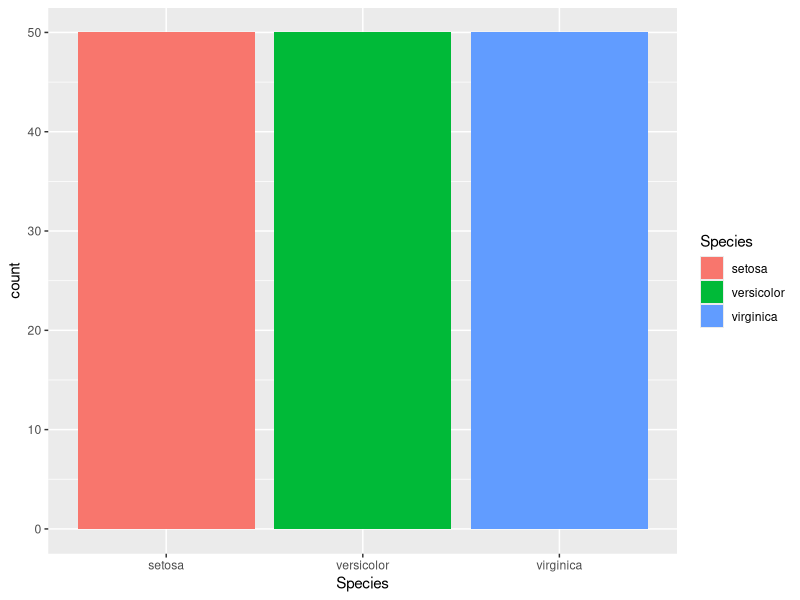
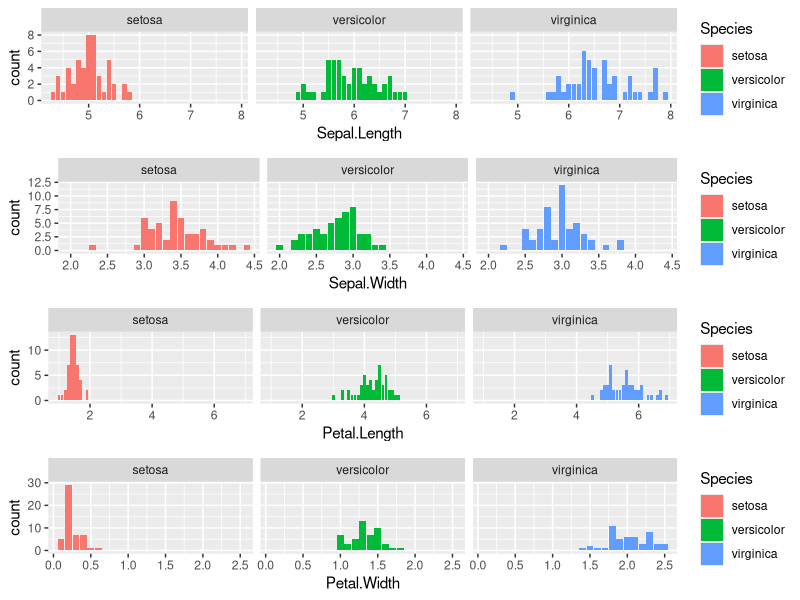
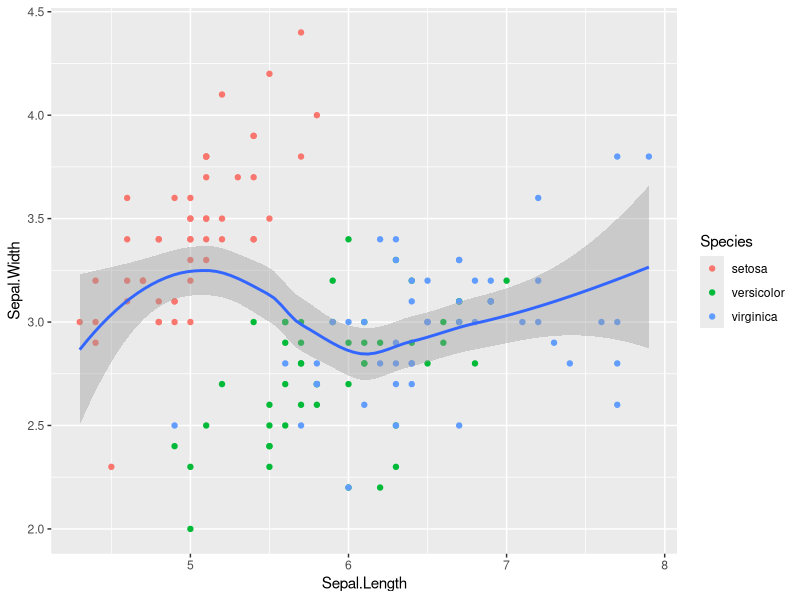
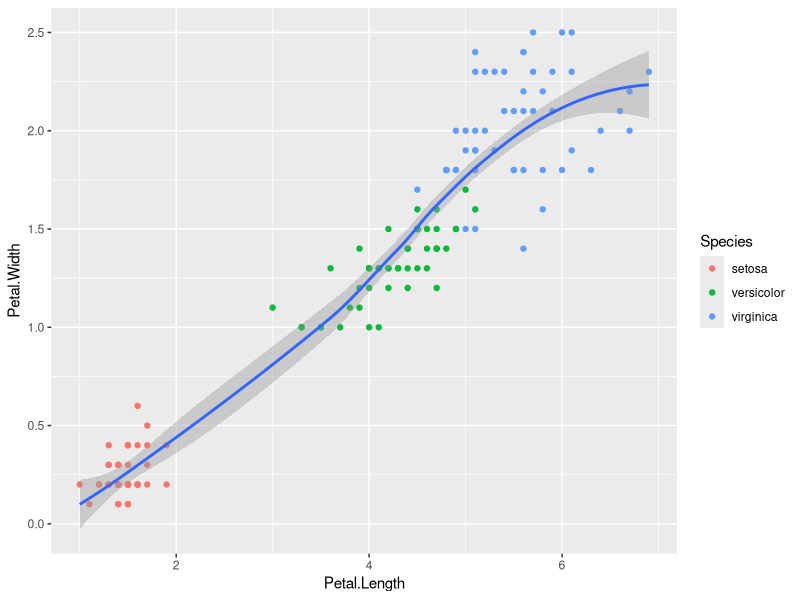
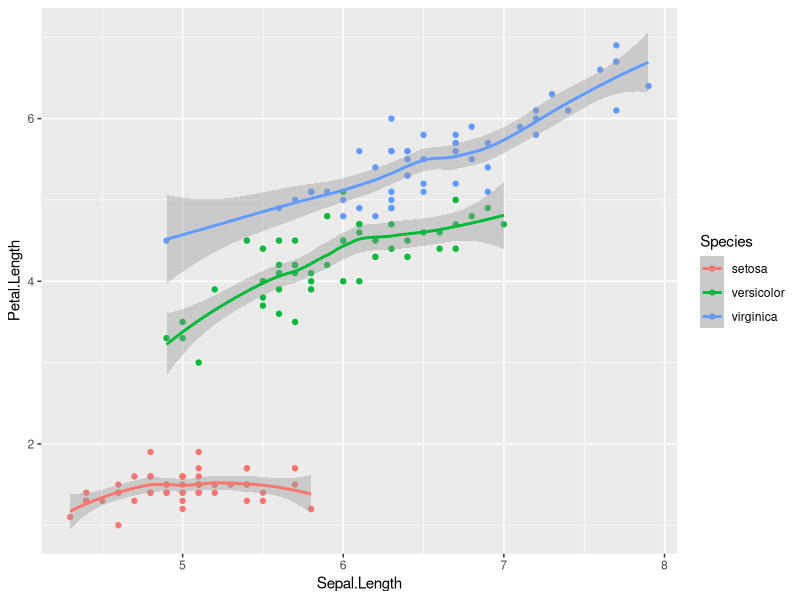
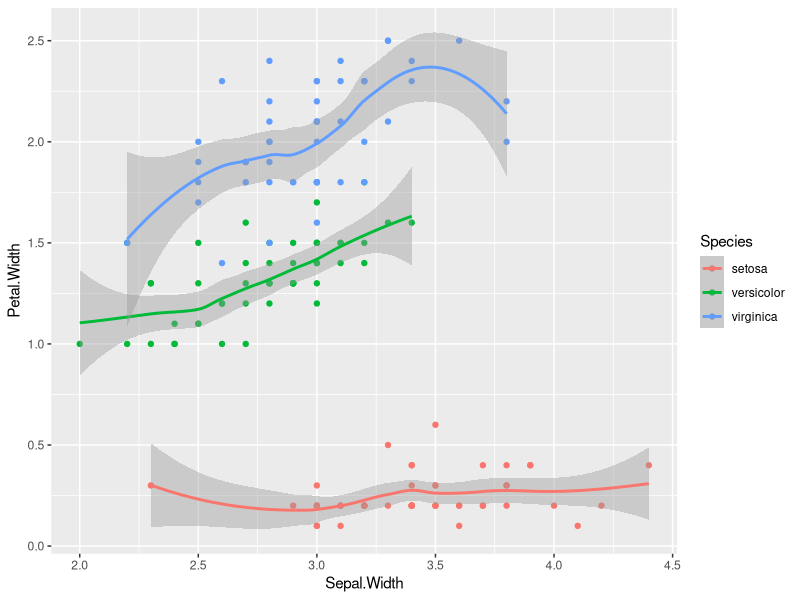
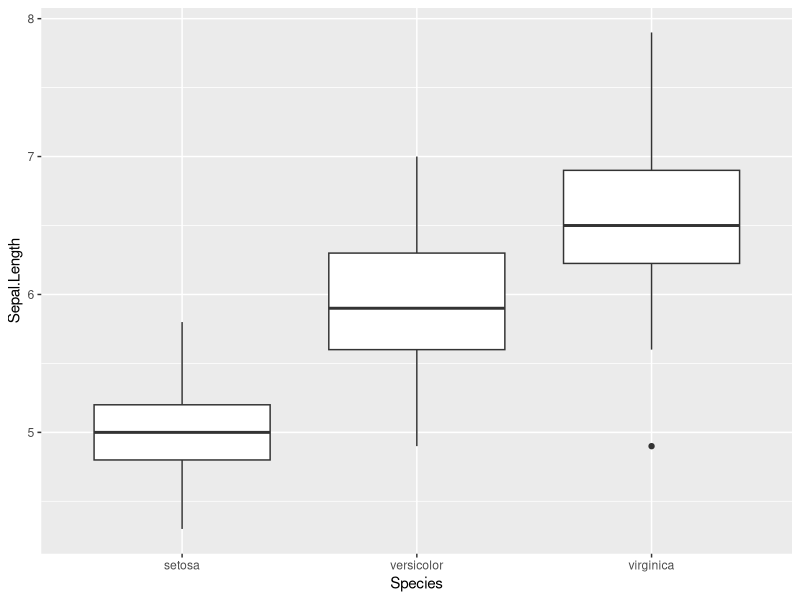
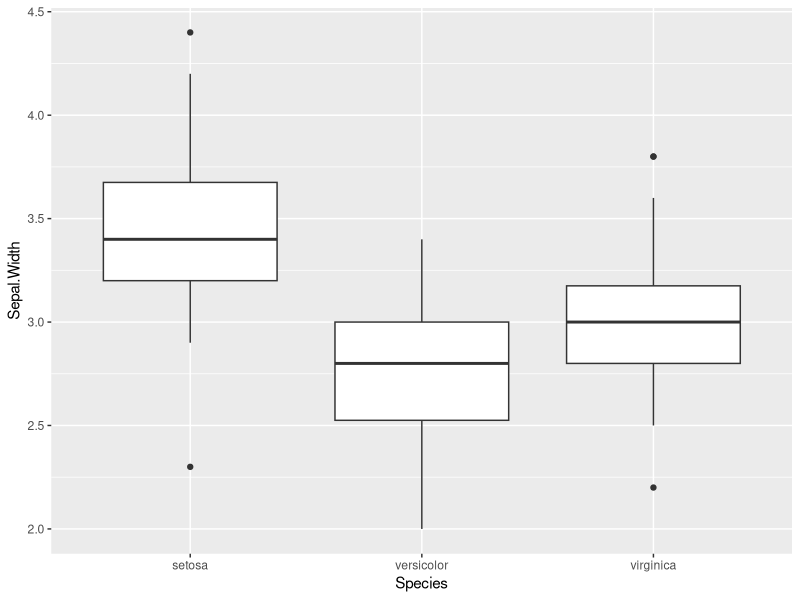

Reproduce these figures in R, in order.
library(ggplot2)
library(grid)
library(gridExtra)

ggplot(iris)+
  geom_bar(mapping = aes(x=Species,fill=Species))

g1<-ggplot(iris)+
  geom_bar(mapping = aes(x=Sepal.Length,fill=Species))+
  facet_grid(~Species)
g2<-ggplot(iris)+
  geom_bar(mapping = aes(x=Sepal.Width,fill=Species))+
  facet_grid(~Species)
g3<-ggplot(iris)+
  geom_bar(mapping = aes(x=Petal.Length,fill=Species))+
  facet_grid(~Species)
g4<-ggplot(iris)+
  geom_bar(mapping = aes(x=Petal.Width,fill=Species))+
  facet_grid(~Species)
grid.arrange(g1,g2,g3,g4, nrow = 4)

ggplot(iris)+
  geom_point(mapping = aes(x=Sepal.Length,y=Sepal.Width,color=Species))+
  geom_smooth(mapping = aes(x=Sepal.Length,y=Sepal.Width))
ggplot(iris)+
  geom_point(mapping = aes(x=Petal.Length,y=Petal.Width,color=Species))+
  geom_smooth(mapping = aes(x=Petal.Length,y=Petal.Width))

ggplot(iris)+
  geom_point(mapping = aes(x=Sepal.Length,y=Petal.Length,color=Species))+
  geom_smooth(mapping = aes(x=Sepal.Length,y=Petal.Length,color=Species))
ggplot(iris)+
  geom_point(mapping = aes(x=Sepal.Width,y=Petal.Width,color=Species))+
  geom_smooth(mapping = aes(x=Sepal.Width,y=Petal.Width,color=Species))

ggplot(iris)+
  geom_boxplot(mapping = aes(x=Species,y=Sepal.Length))
ggplot(iris)+
  geom_boxplot(mapping = aes(x=Species,y=Sepal.Width))
ggplot(iris)+
  geom_boxplot(mapping = aes(x=Species,y=Petal.Length))
ggplot(iris)+
  geom_boxplot(mapping = aes(x=Species,y=Petal.Width))

G1<-ggplot(iris)+
  geom_boxplot(mapping = aes(x=Species,y=Sepal.Length))
G2<-ggplot(iris)+
  geom_boxplot(mapping = aes(x=Species,y=Sepal.Width))
G3<-ggplot(iris)+
  geom_boxplot(mapping = aes(x=Species,y=Petal.Length))
G4<-ggplot(iris)+
  geom_boxplot(mapping = aes(x=Species,y=Petal.Width))
grid.arrange(G1,G2,G3,G4, nrow = 2)
